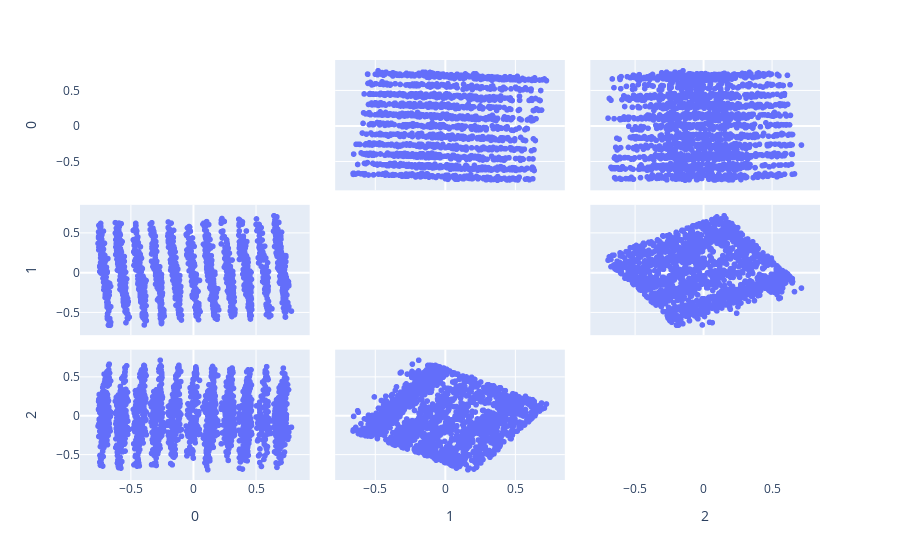

Source (notebook cell):
### Code cell
import plotly.express as px

fig = px.scatter_matrix(
    olist_projected,
    labels=olist_projected.columns,
    dimensions=range(n_pca),
    # color=olist_light['review_score']
)
fig.update_traces(diagonal_visible=False)
fig.show()

### Figure 1 — Plotly figure (JSON) as saved in the notebook; plotly's stock layout.template omitted (floating-point values rounded to 4 significant figures; data arrays with more than 128 entries replaced by an {"elided": "..."} marker saying what was removed)
{"data": [{"diagonal": {"visible": false}, "dimensions": [{"axis": {"matches": true}, "label": "0", "values": {"elided": "2000 float values"}}, {"axis": {"matches": true}, "label": "1", "values": {"elided": "2000 float values"}}, {"axis": {"matches": true}, "label": "2", "values": {"elided": "2000 float values"}}], "hovertemplate": "%{xaxis.title.text}=%{x}<br>%{yaxis.title.text}=%{y}<extra></extra>", "legendgroup": "", "marker": {"color": "#636efa", "symbol": "circle"}, "name": "", "showlegend": false, "type": "splom"}], "layout": {"dragmode": "select", "legend": {"tracegroupgap": 0}, "margin": {"t": 60}}}
